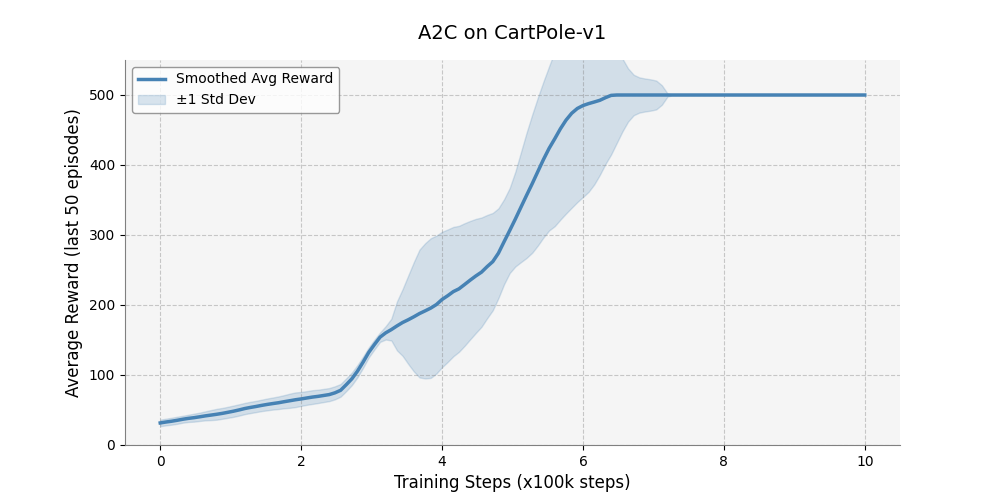

Recreate this plot in Python.
import torch
import torch.nn as nn
import torch.optim as optim
import torch.nn.functional as F
import numpy as np
import matplotlib.pyplot as plt
import gym

device = torch.device("cuda" if torch.cuda.is_available() else "cpu")
print(f"Using device: {device}")

class PolicyNetwork(nn.Module):
    def __init__(self, input_dim, output_dim):
        super().__init__()
        self.fc1 = nn.Linear(input_dim, 64)
        self.fc2 = nn.Linear(64, output_dim)

    def forward(self, x):
        x = torch.relu(self.fc1(x))
        return F.softmax(self.fc2(x), dim=-1)

class ValueNetwork(nn.Module):
    def __init__(self, input_dim):
        super().__init__()
        self.fc1 = nn.Linear(input_dim, 64)
        self.fc2 = nn.Linear(64, 1)

    def forward(self, x):
        x = torch.relu(self.fc1(x))
        return self.fc2(x)

class ActorCriticAgent:
    def __init__(self, env, gamma=0.99, entropy_coef=0.099, batch_size=128):
        self.env = env
        self.gamma = gamma
        self.entropy_coef = entropy_coef
        self.entropy_decay = 0.995
        self.min_entropy_coef = 0.01  # Increased minimum to maintain exploration
        self.batch_size = batch_size

        self.obs_dim = env.observation_space.shape[0]
        self.act_dim = env.action_space.n

        self.policy_net = PolicyNetwork(self.obs_dim, self.act_dim).to(device)
        self.value_net = ValueNetwork(self.obs_dim).to(device)

        self.policy_opt = optim.Adam(self.policy_net.parameters(), lr=7e-4)
        self.value_opt = optim.Adam(self.value_net.parameters(), lr=1e-4)  # Matched with policy

        self.reset_buffers()

    def reset_buffers(self):
        self.states, self.actions = [], []
        self.rewards, self.dones = [], []
        self.log_probs, self.values = [], []
        self.entropies = []
        self.episode_starts = [0]  # Track start indices of episodes

    def select_action(self, state):
        state_tensor = torch.tensor(state, dtype=torch.float32).unsqueeze(0).to(device)
        probs = self.policy_net(state_tensor)
        dist = torch.distributions.Categorical(probs)
        action = dist.sample()
        log_prob = dist.log_prob(action)
        state_value = self.value_net(state_tensor)
        entropy = -torch.sum(probs * torch.log(probs + 1e-10))
        return action.item(), log_prob, state_value, entropy

    def compute_monte_carlo_returns(self, rewards, dones):
        returns = []
        episode_returns = []
        R = 0

        # Compute returns for each episode in the batch
        for i in range(len(rewards)):
            r = rewards[i]
            done = dones[i]
            R = r + self.gamma * R
            episode_returns.append(R)

            if done or i == len(rewards) - 1:  # End of episode or batch
                # Reverse and compute returns for this episode
                episode_returns = episode_returns[::-1]
                returns.extend(episode_returns)
                episode_returns = []
                R = 0

        returns = torch.tensor(returns, dtype=torch.float32).to(device)
        return returns

    def update(self):
        if len(self.states) < self.batch_size:
            return

        # Convert buffers to tensors
        states = torch.tensor(np.array(self.states), dtype=torch.float32, device=device)
        log_probs = torch.cat(self.log_probs)
        values = torch.cat(self.values)
        entropies = torch.stack(self.entropies)
        rewards = self.rewards
        dones = self.dones

        # Compute Monte Carlo returns per episode
        returns = self.compute_monte_carlo_returns(rewards, dones)

        # Calculate advantages
        advantages = returns - values.squeeze(-1).detach()

        # Update policy (actor)
        policy_loss = -(log_probs * advantages.detach()).mean()
        entropy_loss = -self.entropy_coef * entropies.mean()
        actor_loss = policy_loss + entropy_loss

        self.policy_opt.zero_grad()
        actor_loss.backward()
        torch.nn.utils.clip_grad_norm_(self.policy_net.parameters(), max_norm=0.5)  # Gradient clipping
        self.policy_opt.step()

        # Update value function (critic)
        value_loss = F.mse_loss(values.squeeze(-1), returns)

        self.value_opt.zero_grad()
        value_loss.backward()
        torch.nn.utils.clip_grad_norm_(self.value_net.parameters(), max_norm=0.5)  # Gradient clipping
        self.value_opt.step()

        # Decay entropy coefficient
        self.entropy_coef = max(self.entropy_coef * self.entropy_decay, self.min_entropy_coef)

        # Reset buffers
        self.reset_buffers()

    def train(self, total_steps=10**6):
        state, _ = self.env.reset()
        reward_records = []
        avg_rewards = []
        total_reward = 0
        steps = 0

        while steps < total_steps:
            action, log_prob, state_value, entropy = self.select_action(state)
            next_state, reward, term, trunc, _ = self.env.step(action)
            done = term or trunc

            # Store data in buffers
            self.states.append(state)
            self.actions.append(action)
            self.rewards.append(reward)
            self.dones.append(float(done))
            self.log_probs.append(log_prob)
            self.values.append(state_value)
            self.entropies.append(entropy)

            if done:
                self.episode_starts.append(len(self.states))  # Mark episode boundary

            total_reward += reward
            steps += 1
            state = next_state if not done else self.env.reset()[0]

            if done:
                reward_records.append(total_reward)
                total_reward = 0

            # Update after collecting a batch
            if len(self.states) >= self.batch_size:
                self.update()

            if steps <= 50000:  # For the first 50,000 steps, record every 1,000 steps
                if steps % 1000 == 0:
                    avg = np.mean(reward_records[-50:]) if reward_records else 0
                    print(f"Step {steps:7} | Avg Reward (last 50 episodes): {avg:.2f}")
                    avg_rewards.append(avg)
            else:  # After 50,000 steps, record every 10,000 steps
                if steps % 10000 == 0:
                    avg = np.mean(reward_records[-50:]) if reward_records else 0
                    print(f"Step {steps:7} | Avg Reward (last 50 episodes): {avg:.2f}")
                    avg_rewards.append(avg)

        return avg_rewards

# Train the agent
env = gym.make("CartPole-v1")
agent = ActorCriticAgent(env)
rewards = agent.train()

# Plotting
plt.figure(figsize=(10, 5))
rewards = np.array(rewards)
window_size = 20
smoothed_rewards = np.convolve(rewards, np.ones(window_size)/window_size, mode='valid')
x = np.linspace(0, 1_000_000, len(smoothed_rewards)) / 100_000
rolling_std = np.zeros(len(smoothed_rewards))
for i in range(len(smoothed_rewards)):
    start = max(0, i - window_size // 2)
    end = min(len(rewards), i + window_size // 2 + 1)
    rolling_std[i] = np.std(rewards[start:end])

plt.plot(x, smoothed_rewards, color='#4682B4', linewidth=2.5, label='Smoothed Avg Reward')
plt.fill_between(x, smoothed_rewards - rolling_std, smoothed_rewards + rolling_std,
                 color='#4682B4', alpha=0.2, label='±1 Std Dev')
plt.title("A2C on CartPole-v1", fontsize=14, pad=15)
plt.xlabel("Training Steps (x100k steps)", fontsize=12)
plt.ylabel("Average Reward (last 50 episodes)", fontsize=12)
plt.xticks(fontsize=10)
plt.yticks(fontsize=10)
plt.ylim(0, 550)
plt.grid(True, linestyle='--', alpha=0.4, color='gray')
plt.gca().set_facecolor('#F5F5F5')
plt.gcf().set_facecolor('white')
plt.gca().spines['top'].set_visible(False)
plt.gca().spines['right'].set_visible(False)
plt.gca().spines['left'].set_color('gray')
plt.gca().spines['bottom'].set_color('gray')
plt.legend(loc='best', fontsize=10, framealpha=0.8, facecolor='white', edgecolor='gray')
plt.show()
